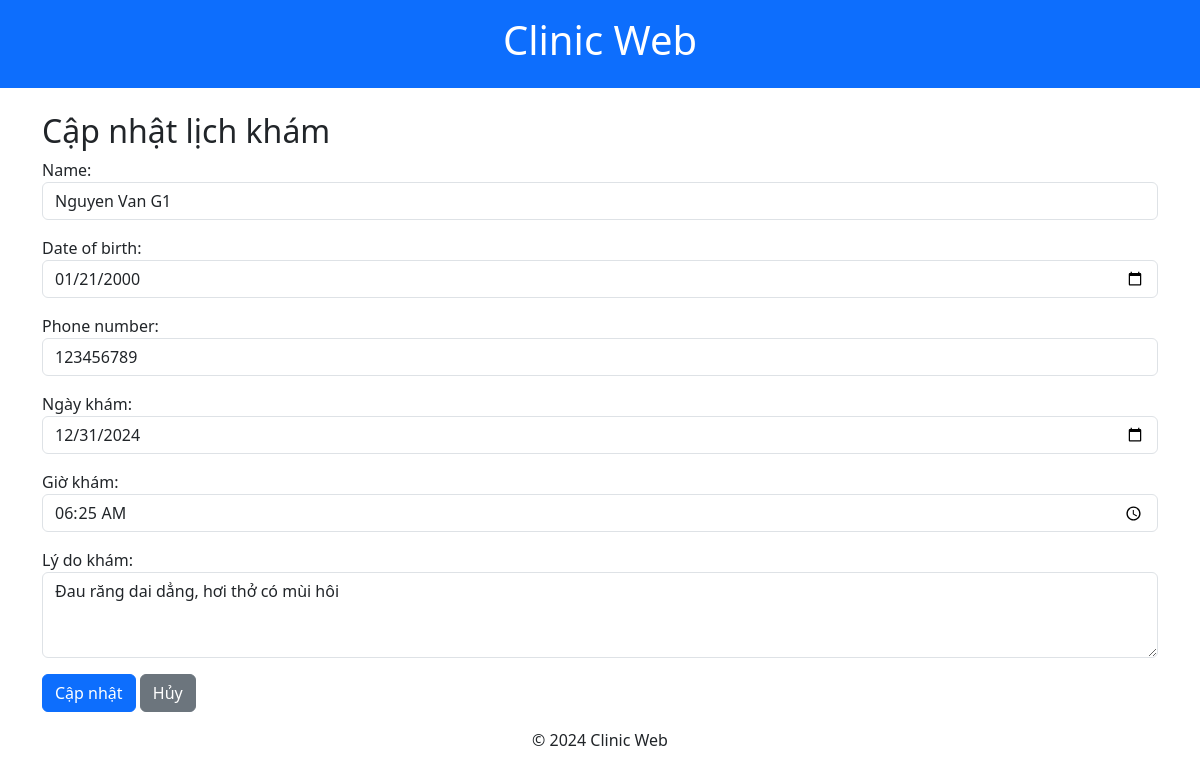
The page /update-appointment/7/ (signed in) on the database its author committed.
### web_core/models.py (models this page shows, shortened)
class Appointment(models.Model):
    STATUS_CHOICES = (
        ('pending', 'Pending'),
        ('completed', 'Completed'),
        ('cancelled', 'Cancelled'),
    )
    user = models.ForeignKey(User, on_delete=models.CASCADE, verbose_name="Người dùng")
    name = models.CharField(max_length=100, default='Unknown')
    date_of_birth = models.DateField(default='2000-01-01')
    phone_number = models.CharField(max_length=15, default='0000000000')
    date = models.DateField(verbose_name="Ngày khám")
    time = models.TimeField(verbose_name="Giờ khám")
    reason = models.TextField(verbose_name="Lý do khám", blank=True, null=True)
    status = models.CharField(max_length=20, choices=STATUS_CHOICES, default='pending')
    created_at = models.DateTimeField(auto_now_add=True, verbose_name="Ngày tạo")

### web_core/views.py (the view)
# urls.py: path('update-appointment/<int:pk>/', views.update_appointment, name='update_appointment'),
@login_required
def update_appointment(request, pk):
    appointment = get_object_or_404(Appointment, pk=pk, user=request.user)
    if request.method == 'POST':
        form = AppointmentForm(request.POST, instance=appointment)
        if form.is_valid():
            form.save()
            messages.success(request, "Lịch khám đã được cập nhật thành công!")
            return redirect('view_appointments')  # Điều hướng về danh sách lịch khám
    else:
        form = AppointmentForm(instance=appointment)
    context = {'form': form, 'appointment': appointment}
    return render(request, 'web_core/update_appointment.html', context)

### web_core/forms.py (shortened to what this page needs)
class AppointmentForm(forms.ModelForm):
    class Meta:
        model = Appointment
        fields = ['name', 'date_of_birth', 'phone_number', 'date', 'time', 'reason']
        widgets = {
            'date_of_birth': forms.DateInput(attrs={'type': 'date', 'class': 'form-control'}),
            'date': forms.DateInput(attrs={'type': 'date', 'class': 'form-control'}),
            'time': forms.TimeInput(attrs={'type': 'time', 'class': 'form-control'}),
            'name': forms.TextInput(attrs={'class': 'form-control', 'placeholder': 'Nhập tên người khám'}),
            'phone_number': forms.TextInput(attrs={'class': 'form-control', 'placeholder': 'Nhập số điện thoại'}),
            'reason': forms.Textarea(attrs={'class': 'form-control', 'rows': 3, 'placeholder': 'Lý do khám (Không bắt buộc)'}),
        }

### web_core/templates/web_core/update_appointment.html (shortened to what this page needs)
{% extends "web_core/base.html" %}
{% block content %}
<h2>Cập nhật lịch khám</h2>
<form method="POST">
    {{ form.as_p }}
    <button type="submit" class="btn btn-primary">Cập nhật</button>
    <a href="{% url 'view_appointments' %}" class="btn btn-secondary">Hủy</a>
</form>
{% endblock %}

### rows shown on the page
Appointment: name "Nguyen Van G1", date_of_birth "01/21/2000", phone_number "123456789", date "12/31/2024", time "06:25:00", reason "Đau răng dai dẳng, hơi thở có mùi hôi"
